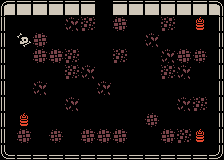

Below is a game level as drawn by its tile map, then a one-line description and the .tmx file that defines it, in full:
An orthogonal 14x10 tile map with 16x16 px tiles, 4 tile layers (Back, BackDetail, Mid, Front), 3 tilesets and 11 objects (9x SpawnEnemy, Puerta, SpawnPoint).

<map version="1.2" tiledversion="1.2.4" orientation="orthogonal" renderorder="right-down" width="14" height="10" tilewidth="16" tileheight="16" infinite="0" nextlayerid="7" nextobjectid="12">
 <tileset firstgid="1" source="../KenneyMono.tsx" />
 <tileset firstgid="1025" source="../KenneyTransparente.tsx" />
 <tileset firstgid="2081" source="../Kenney.tsx" />
 <layer id="1" name="Back" width="14" height="10">
  <data encoding="csv">
1,1,1,1,1,1,1,1,1,1,1,1,1,1,
1,1,1,1,1,1,1,1,1,1,1,1,1,1,
1,1,1,1,1,1,1,1,1,1,1,1,1,1,
1,1,1,1,1,1,1,1,1,1,1,1,1,1,
1,1,1,1,1,1,1,1,1,1,1,1,1,1,
1,1,1,1,1,1,1,1,1,1,1,1,1,1,
1,1,1,1,1,1,1,1,1,1,1,1,1,1,
1,1,1,1,1,1,1,1,1,1,1,1,1,1,
1,1,1,1,1,1,1,1,1,1,1,1,1,1,
1,1,1,1,1,1,1,1,1,1,1,1,1,1
</data>
 </layer>
 <layer id="5" name="BackDetail" width="14" height="10">
  <data encoding="csv">
0,0,0,0,0,0,0,0,0,0,0,0,0,0,
0,0,0,0,1026,1027,0,1029,0,0,1027,0,0,0,
0,0,1029,0,0,0,0,0,0,1026,0,0,0,0,
0,0,1029,1029,1027,0,0,1027,0,0,1026,1029,1028,0,
0,0,0,0,1027,1026,0,0,0,0,1027,1026,0,0,
0,0,1026,0,0,0,1026,0,0,0,0,0,0,0,
0,0,0,0,1026,0,0,0,0,0,0,1026,1027,0,
0,0,0,0,0,0,0,0,0,1028,0,0,0,0,
0,1029,0,1028,0,1029,1029,1029,0,0,1029,1027,0,0,
0,0,0,0,0,0,0,0,0,0,0,0,0,0
</data>
 </layer>
 <layer id="2" name="Mid" width="14" height="10">
  <properties>
   <property name="unity:layer" value="Mid" />
  </properties>
  <data encoding="csv">
2147485318,2147485317,2147485317,2147485317,2147485317,2147485317,0,2147485317,2147485317,2147485317,2147485317,2147485317,2147485317,1670,
1701,0,0,0,0,0,0,0,0,0,0,0,1468,3221227173,
1701,1520,0,0,0,0,0,0,0,0,0,0,0,3221227173,
1701,0,0,0,0,0,0,0,0,0,0,0,0,3221227173,
1701,0,0,0,0,0,0,0,0,0,0,0,0,3221227173,
1701,0,0,0,0,0,0,0,0,0,0,0,0,3221227173,
1701,0,0,0,0,0,0,0,0,0,0,0,0,3221227173,
1701,1468,0,0,0,0,0,0,0,0,0,0,0,3221227173,
1701,0,0,0,0,0,0,0,0,0,0,0,1468,3221227173,
1734,1610614437,1610614437,1610614437,1610614437,1610614437,1610614437,1610614437,1610614437,1610614437,1610614437,1610614437,1610614437,1610614470
</data>
 </layer>
 <objectgroup id="6" name="Mid">
  <object id="1" name="Puerta" type="Puerta" x="96" y="0" width="16" height="16" />
  <object id="2" name="SpawnPoint" type="SpawnPoint" x="37.6673" y="130" width="16" height="16" />
  <object id="3" name="SpawnEnemy" type="SpawnEnemy" x="22.6667" y="63" width="16" height="16" />
  <object id="4" name="SpawnEnemy" type="SpawnEnemy" x="119.333" y="76.667" width="16" height="16" />
  <object id="5" name="SpawnEnemy" type="SpawnEnemy" x="139" y="31.3333" width="16" height="16" />
  <object id="6" name="SpawnEnemy" type="SpawnEnemy" x="157" y="130.667" width="16" height="16" />
  <object id="7" name="SpawnEnemy" type="SpawnEnemy" x="76" y="61.3333" width="16" height="16" />
  <object id="8" name="SpawnEnemy" type="SpawnEnemy" x="183.667" y="99" width="16" height="16" />
  <object id="9" name="SpawnEnemy" type="SpawnEnemy" x="160.333" y="61.3334" width="16" height="16" />
  <object id="10" name="SpawnEnemy" type="SpawnEnemy" x="123.666" y="122" width="16" height="16" />
  <object id="11" name="SpawnEnemy" type="SpawnEnemy" x="50.3333" y="27" width="16" height="16" />
 </objectgroup>
 <layer id="3" name="Front" width="14" height="10">
  <data encoding="csv">
0,0,0,0,0,0,0,0,0,0,0,0,0,0,
0,0,0,0,0,0,0,0,0,0,0,0,0,0,
0,0,0,0,0,0,0,0,0,0,0,0,0,0,
0,0,0,0,0,0,0,0,0,0,0,0,0,0,
0,0,0,0,0,0,0,0,0,0,0,0,0,0,
0,0,0,0,0,0,0,0,0,0,0,0,0,0,
0,0,0,0,0,0,0,0,0,0,0,0,0,0,
0,0,0,0,0,0,0,0,0,0,0,0,0,0,
0,0,0,0,0,0,0,0,0,0,0,0,0,0,
0,0,0,0,0,0,0,0,0,0,0,0,0,0
</data>
 </layer>
</map>
